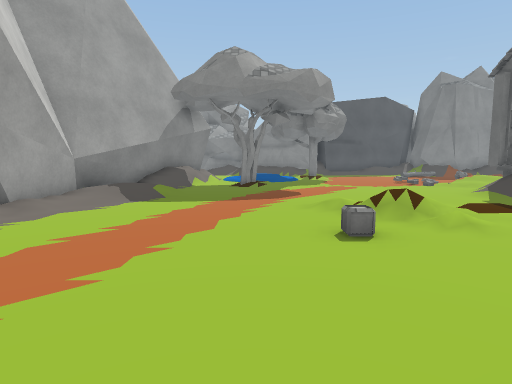
view 1 (above)

17 first-person views from a walk through a Unity game level. The camera is 1.2 m above the floor, tilts 6° down and sees 75° across. Doors are open. The floor is counted in squares, 1 m on a side. Each view is taken from the middle of a square. On the plan, view 1 faces up. The plan holds only what a view shows up to about 14 squares ahead; the rest is blank. The place goes on beyond the plan. The player character is not drawn. Some surface patterns are stand-ins.

view 2
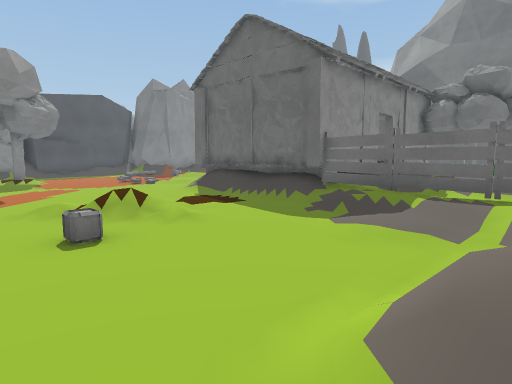

view 3
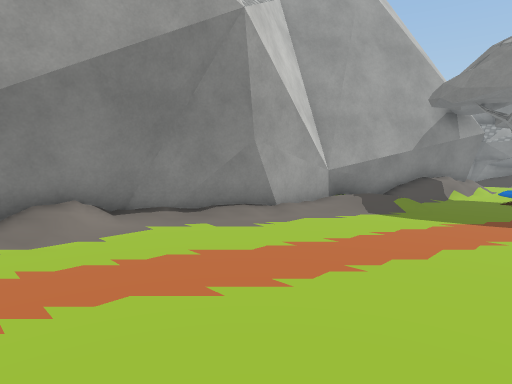

view 4
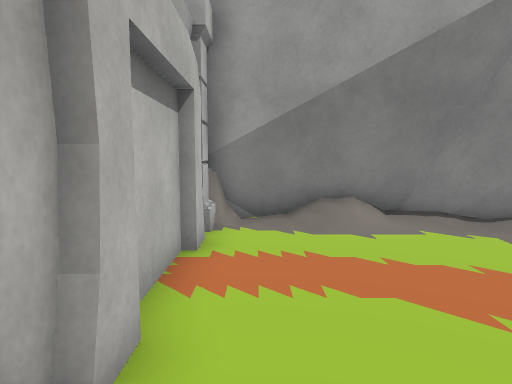

view 5
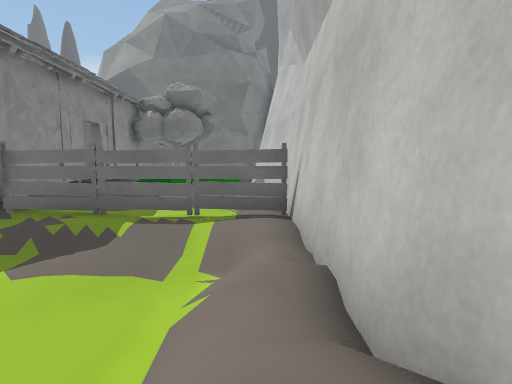

view 6
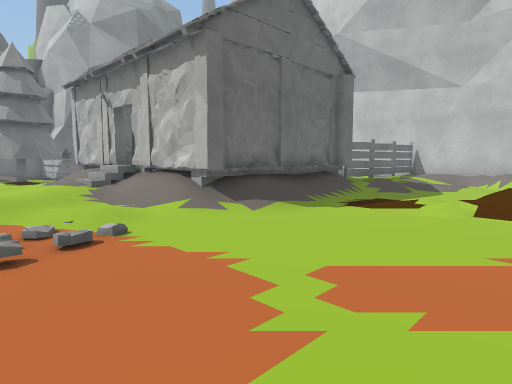

view 7
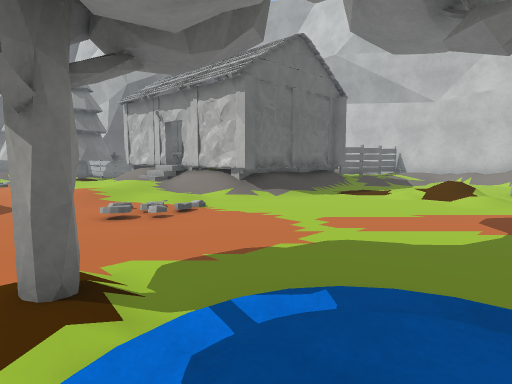

view 8
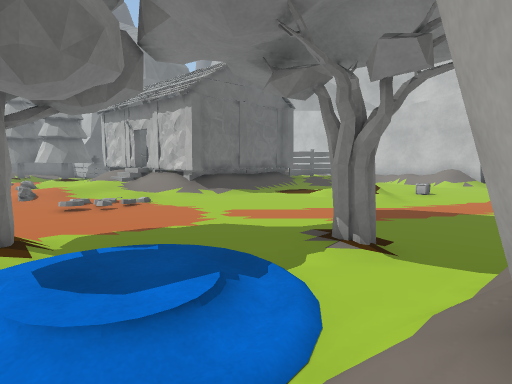

view 9
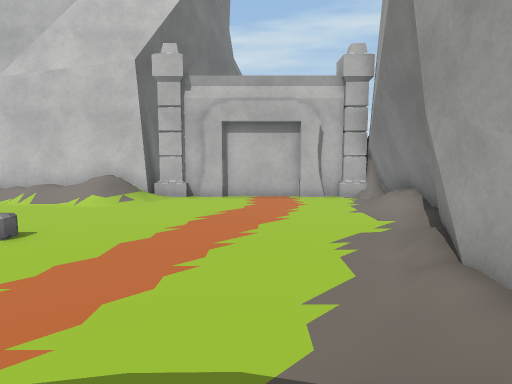

view 10
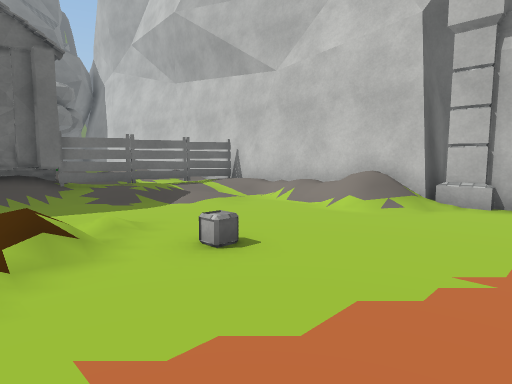

view 11
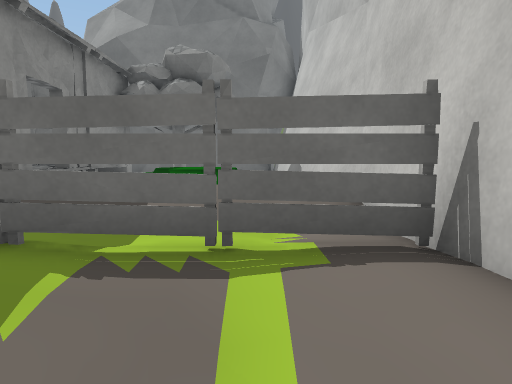

view 12
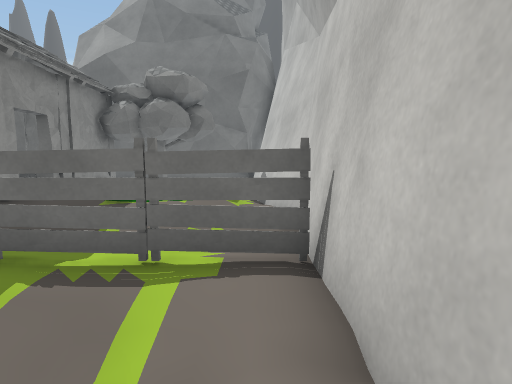

view 13
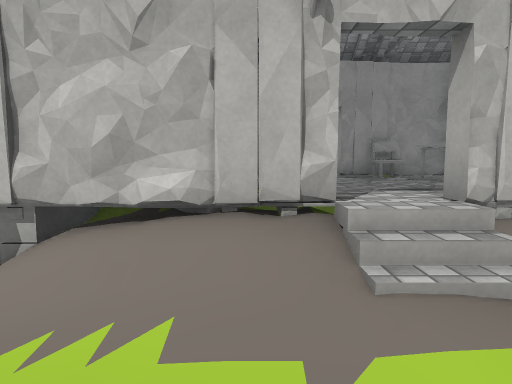

view 14
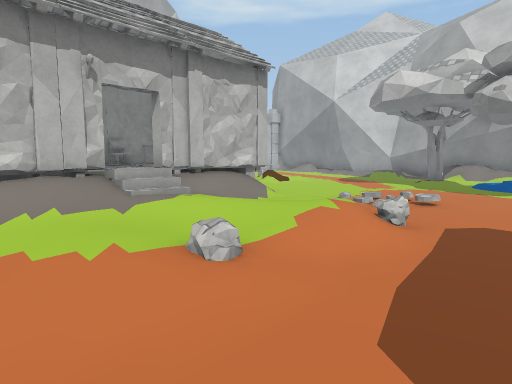

view 15
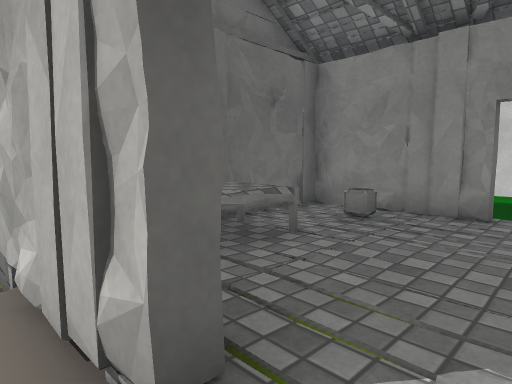

view 16
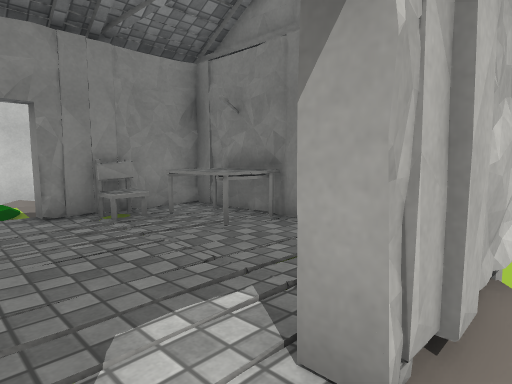

view 17
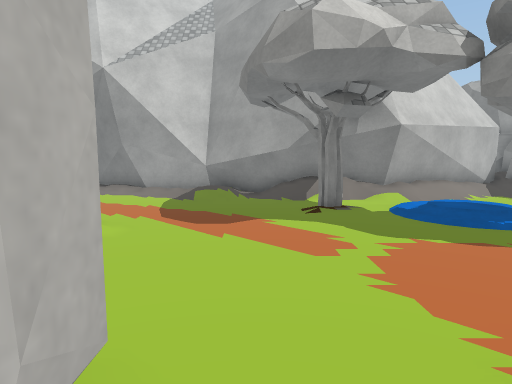

### Floor plan
Key: @ floor where view 1 was taken; # wall or solid block; . main floor; : floor 0.25 m higher than the main floor; + floor 0.5 m higher than the main floor; * floor 0.75 m higher than the main floor; % floor 1 m higher than the main floor; / step, stairs or slope; D open door; = window, fence, low wall or low ledge; T tree; C crate; F fence; B bed; A table; H chair; O other object.
Columns run from 8 left of view 1 to 16 right of it. Each row starts with its distance up from view 1.
 19     #/  / .T.       ... .
 18     ##.   :T............
 17      #//  /.......//.....
 16      #//./.....//./:://:.
 15      #../......//./::::::
 14     ##.TT....../.:::::::
 13     #..............//////
 12    ##.........../////////
 11    #//..........# ##DD###
 10   ##+/........./# %%%%%B
  9    #/........../##%%%%%B#
  8    #......://...#AA%%%%B#
  7   ##....../O/...#AA%%%%C#
  6   #........./../###H#####
  5  ##.......C..../F########
  4  #............./F::+*
  3  #............./F:++*
  2  #/...........:/F:+**
  1  #........//..//F:++*
  0 ##......@//////+F:+*+ =##
 -1 ##O#OOOOO###############
 -2  #O     O#
 -3          #
 -4          #

Where each view was taken, in squares from view 1:
view 1: 0 up, 0 right, facing up
view 2: 0 up, 0 right, facing up-right
view 3: 0 up, 1 right, facing up-left
view 4: 0 up, 1 right, facing left
view 5: 0 up, 1 right, facing right
view 6: 16 up, 2 right, facing down-right
view 7: 19 up, 0 right, facing down-right
view 8: 19 up, 3 left, facing down-right
view 9: 11 up, 3 left, facing down
view 10: 8 up, 2 left, facing down-right
view 11: 1 up, 5 right, facing right
view 12: 0 up, 4 right, facing right
view 13: 15 up, 14 right, facing down
view 14: 19 up, 16 right, facing down-left
view 15: 12 up, 12 right, facing down-right
view 16: 12 up, 13 right, facing down-left
view 17: 12 up, 9 right, facing left
